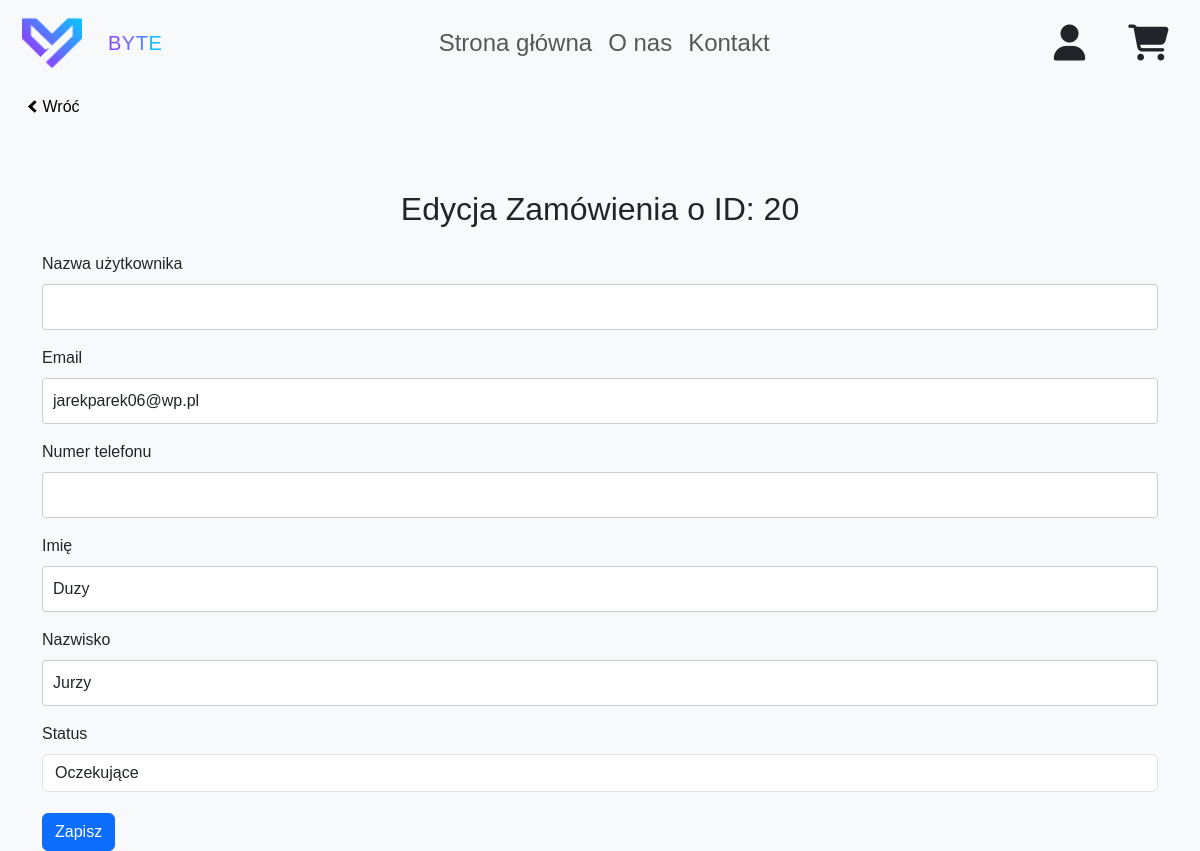
Screenshot of /projekt/edytuj_zamowienie.php?id=20 (signed in) with the database file from the repository.
### tables this page shows
CREATE TABLE `zamowienia` (
  `id_zamowienia` int NOT NULL,
  `username` varchar(100) DEFAULT NULL,
  `email` varchar(100) DEFAULT NULL,
  `imie` varchar(100) DEFAULT NULL,
  `nazwisko` varchar(100) DEFAULT NULL,
  `data_zamowienia` timestamp NOT NULL DEFAULT CURRENT_TIMESTAMP,
  `id_uzytkownika` int DEFAULT NULL,
  `status` enum('Oczekujące','W trakcie','Zrealizowane','Anulowane') DEFAULT 'Oczekujące'
);

### projekt/edytuj_zamowienie.php (the view, shortened to what this page needs)
<?php
require_once 'database.php';
$wiadomosc="";
$id_zamowienia=intval($_GET['id']);
$query=$conn->prepare("SELECT z.id_zamowienia, u.username, z.email, z.imie, z.nazwisko, z.data_zamowienia, z.id_uzytkownika,
                        GROUP_CONCAT(DISTINCT CONCAT(p.nazwa, ' (Ilość: ', zp.ilosc, ')') SEPARATOR ', ') AS produkty,
                        k.nr_tel, z.status,
                        CONCAT(za.ulica, ' ', za.nr_domu, '/', za.nr_mieszkania, ', ', za.miasto, ' ', za.kod_pocztowy) AS adres
                        FROM zamowienia z
                        LEFT JOIN zamowienia_produkty zp ON z.id_zamowienia = zp.id_zamowienia
                        LEFT JOIN produkty p ON zp.id_produktu = p.id_produktu
                        LEFT JOIN zamowienia_adresy za ON z.id_zamowienia = za.id_zamowienia
                        LEFT JOIN kontakty k ON z.id_uzytkownika = k.id_uzytkownika
                        LEFT JOIN uzytkownicy u ON z.id_uzytkownika = u.id_uzytkownika
                        WHERE z.id_zamowienia = ?
                        GROUP BY z.id_zamowienia");
$query->bind_param("i",$id_zamowienia);
$query->execute();
$zamowienie=$query->get_result()->fetch_assoc();
?>
<!DOCTYPE html>
<html lang="pl">
<head>
    <link rel="stylesheet" href="style.css">
    <link href="https://cdn.jsdelivr.net/npm/bootstrap@5.3.0/dist/css/bootstrap.min.css" rel="stylesheet">
</head>
<body class="bg-light text-dark">
    <nav class="navbar navbar-expand-lg navbar-light bg-light navbar-elements-font">
        <div class="container-fluid">
            <a class="navbar-brand">
                <img src="./css/img/Tech.png" width="30" height="30" class="d-inline-block align-top brand-logo-sizing" alt="Jurzyk">
                <a class="navbar-brand navbar-custom-font"><span class="logop1">B</span><span class="logop2">Y</span><span class="logop3">T</span><span class="logop4">E</span></a>
                <div class="collapse navbar-collapse justify-content-center" id="navbarNavDropdown">
                    <ul class="navbar-nav">
                        <li class="nav-item active">
                            <a class="nav-link" href="./index.php">Strona główna <span class="sr-only">(Aktualnie włączone)</span></a>
                        </li>
                        <li class="nav-item">
                            <a class="nav-link" href="./about.php">O nas</a>
                        </li>
                        <li class="nav-item">
                            <a class="nav-link" href="./kontakt.php">Kontakt</a>
                        </li>
                    </ul>
                </div>
                <div class="d-flex align-items-center">
                    <a class="nav-link" href="login.php">
                        <i class="fa-solid fa-user fa-xl fa-fw navicon"></i>
                    </a>
                    <a class="nav-link" href="#">
                        <i class="fa-solid fa-cart-shopping fa-xl fa-fw navicon"></i>
                    </a>
                </div>
        </div>
    </nav>
    <br><br><br>
    <div class="containerArrow">
        <a class="strzalka" href="zarzadzanie_zamowieniami.php"><i class="arrow right"></i>Wróć</a>
    </div>
    <div class="container mt-5">
        <?php if($zamowienie): ?>
            <h2 class="text-center">Edycja Zamówienia o ID: <?php echo htmlspecialchars($zamowienie['id_zamowienia']); ?></h2>
            <form method="POST" class="mt-4">
                <div class="mb-3">
                    <label for="username" class="form-label">Nazwa użytkownika</label>
                    <input type="text" id="username" name="username" class="form-control" value="<?php echo htmlspecialchars($zamowienie['username']); ?>" readonly>
                </div>
                <div class="mb-3">
                    <label for="email" class="form-label">Email</label>
                    <input type="email" id="email" name="email" class="form-control" value="<?php echo htmlspecialchars($zamowienie['email']); ?>" required>
                </div>
                <div class="mb-3">
                    <label for="nr_tel" class="form-label">Numer telefonu</label>
                    <input type="text" id="nr_tel" name="nr_tel" class="form-control" value="<?php echo htmlspecialchars($zamowienie['nr_tel']); ?>" pattern="\d{9,15}" required>
                </div>
                <div class="mb-3">
                    <label for="imie" class="form-label">Imię</label>
                    <input type="text" id="imie" name="imie" class="form-control" value="<?php echo htmlspecialchars($zamowienie['imie']); ?>" pattern="[A-Za-zĄąĆćĘęŁłŃńÓóŚśŹźŻż\s]+" required>
                </div>
                <div class="mb-3">
                    <label for="nazwisko" class="form-label">Nazwisko</label>
                    <input type="text" id="nazwisko" name="nazwisko" class="form-control" value="<?php echo htmlspecialchars($zamowienie['nazwisko']); ?>" pattern="[A-Za-zĄąĆćĘęŁłŃńÓóŚśŹźŻż\s]+" required>
                </div>
                <div class="mb-3">
                    <label for="status" class="form-label">Status</label>
                    <select id="status" name="status" class="form-control">
                        <option value="Oczekujące" <?php if($zamowienie['status']=='Oczekujące') echo 'selected'; ?>>Oczekujące</option>
                    </select>
                </div>
                <button type="submit" name="edit_order" class="btn btn-primary">Zapisz</button>
            </form>
        <?php else: ?>
            <div class="alert alert-danger text-center">
                <?php echo htmlspecialchars($wiadomosc); ?>
            </div>
        <?php endif; ?>
    </div>
</body>
</html>

### projekt/edytuj_zamowienie.php (style rules this page uses)
body { background-color: #f8f9fa; font-family: 'Arial', sans-serif; }
.container { max-width: 95%; margin: 0 auto; }
.btn { margin-top: 5px; }

### rows the page displays
zamowienia: id_zamowienia "20", email "jarekparek06@wp.pl", imie "Duzy", nazwisko "Jurzy", status "Oczekujące"
